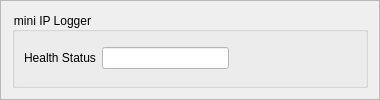
              <widget class="QFrame" name="frame_17">
               <property name="minimumSize">
                <size>
                 <width>380</width>
                 <height>0</height>
                </size>
               </property>
               <property name="frameShape">
                <enum>QFrame::StyledPanel</enum>
               </property>
               <property name="frameShadow">
                <enum>QFrame::Raised</enum>
               </property>
               <layout class="QVBoxLayout" name="verticalLayout_11">
                <item>
                 <widget class="QGroupBox" name="CSC_gb_17">
                  <property name="minimumSize">
                   <size>
                    <width>350</width>
                    <height>0</height>
                   </size>
                  </property>
                  <property name="font">
                   <font>
                    <italic>false</italic>
                    <underline>false</underline>
                   </font>
                  </property>
                  <property name="autoFillBackground">
                   <bool>false</bool>
                  </property>
                  <property name="styleSheet">
                   <string notr="true">color: rgb(0, 0, 0);</string>
                  </property>
                  <property name="title">
                   <string>mini IP Logger</string>
                  </property>
                  <property name="flat">
                   <bool>false</bool>
                  </property>
                  <property name="checkable">
                   <bool>false</bool>
                  </property>
                  <layout class="QGridLayout" name="gridLayout_36">
                   <item row="0" column="0">
                    <layout class="QHBoxLayout" name="horizontalLayout_49">
                     <item>
                      <widget class="QLabel" name="label_72">
                       <property name="text">
                        <string>Health Status</string>
                       </property>
                      </widget>
                     </item>
                     <item>
                      <widget class="QLineEdit" name="CSIL_H_LE">
                       <property name="styleSheet">
                        <string notr="true">background-color: rgb(255, 255, 255);</string>
                       </property>
                      </widget>
                     </item>
                     <item>
                      <spacer name="horizontalSpacer_24">
                       <property name="orientation">
                        <enum>Qt::Horizontal</enum>
                       </property>
                       <property name="sizeHint" stdset="0">
                        <size>
                         <width>108</width>
                         <height>20</height>
                        </size>
                       </property>
                      </spacer>
                     </item>
                    </layout>
                   </item>
                  </layout>
                 </widget>
                </item>
               </layout>
              </widget>
